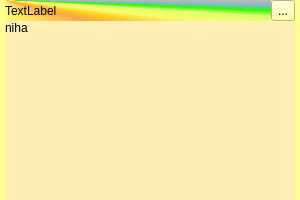
<?xml version="1.0" encoding="UTF-8"?>
<ui version="4.0">
 <class>Form</class>
 <widget class="QWidget" name="Form">
  <property name="geometry">
   <rect>
    <x>0</x>
    <y>0</y>
    <width>300</width>
    <height>200</height>
   </rect>
  </property>
  <property name="minimumSize">
   <size>
    <width>300</width>
    <height>200</height>
   </size>
  </property>
  <property name="maximumSize">
   <size>
    <width>300</width>
    <height>200</height>
   </size>
  </property>
  <property name="windowTitle">
   <string>Form</string>
  </property>
  <property name="styleSheet">
   <string notr="true">QWidget{
background-color: rgb(255, 255, 147);
}</string>
  </property>
  <layout class="QGridLayout" name="gridLayout" rowstretch="1,7">
   <property name="leftMargin">
    <number>5</number>
   </property>
   <property name="topMargin">
    <number>0</number>
   </property>
   <property name="rightMargin">
    <number>5</number>
   </property>
   <property name="bottomMargin">
    <number>0</number>
   </property>
   <property name="spacing">
    <number>0</number>
   </property>
   <item row="1" column="0">
    <widget class="QLabel" name="label_2">
     <property name="styleSheet">
      <string notr="true">background-color: rgb(255, 239, 181);</string>
     </property>
     <property name="text">
      <string>niha</string>
     </property>
     <property name="alignment">
      <set>Qt::AlignLeading|Qt::AlignLeft|Qt::AlignTop</set>
     </property>
    </widget>
   </item>
   <item row="0" column="0">
    <layout class="QHBoxLayout" name="horizontalLayout">
     <property name="spacing">
      <number>0</number>
     </property>
     <item>
      <widget class="QLabel" name="label">
       <property name="autoFillBackground">
        <bool>false</bool>
       </property>
       <property name="styleSheet">
        <string notr="true">background-color: qconicalgradient(cx:0, cy:0, angle:135, stop:0.374384 rgba(241, 129, 0, 255), stop:0.375 rgba(255, 255, 0, 69), stop:0.423533 rgba(255, 99, 0, 145), stop:0.44335 rgba(255, 190, 0, 208), stop:0.477581 rgba(237, 255, 71, 130), stop:0.518717 rgba(184, 255, 71, 130), stop:0.55 rgba(39, 255, 0, 255), stop:0.57754 rgba(0, 115, 255, 130), stop:0.625 rgba(30, 0, 255, 69), stop:1 rgba(255, 255, 0, 69));</string>
       </property>
       <property name="frameShape">
        <enum>QFrame::NoFrame</enum>
       </property>
       <property name="frameShadow">
        <enum>QFrame::Plain</enum>
       </property>
       <property name="midLineWidth">
        <number>7</number>
       </property>
       <property name="text">
        <string>TextLabel</string>
       </property>
      </widget>
     </item>
     <item>
      <widget class="QToolButton" name="toolButton">
       <property name="styleSheet">
        <string notr="true">background-color: rgb(255, 231, 47);
QPushButton{
border:rgb(255, 255, 255);
border-radius:0px;
border-style:solid;
border-width:0px;
margin:0px;
padding:0px;
padding-left: 0px;
padding-right: 0px;

}</string>
       </property>
       <property name="text">
        <string>...</string>
       </property>
       <property name="icon">
        <iconset resource="main.qrc">
         <normaloff>:/image/button_cancel.png</normaloff>:/image/button_cancel.png</iconset>
       </property>
      </widget>
     </item>
    </layout>
   </item>
  </layout>
 </widget>
 <resources>
  <include location="main.qrc"/>
 </resources>
 <connections/>
</ui>
